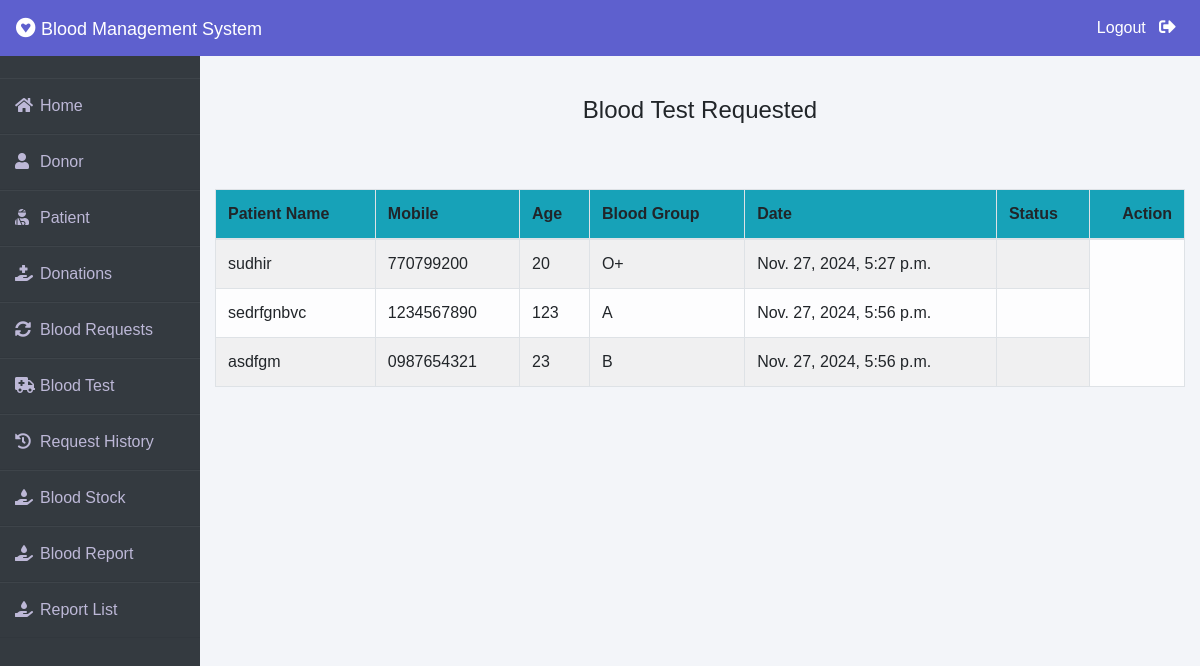
Page /admin-bloodtest on the earlier database version.
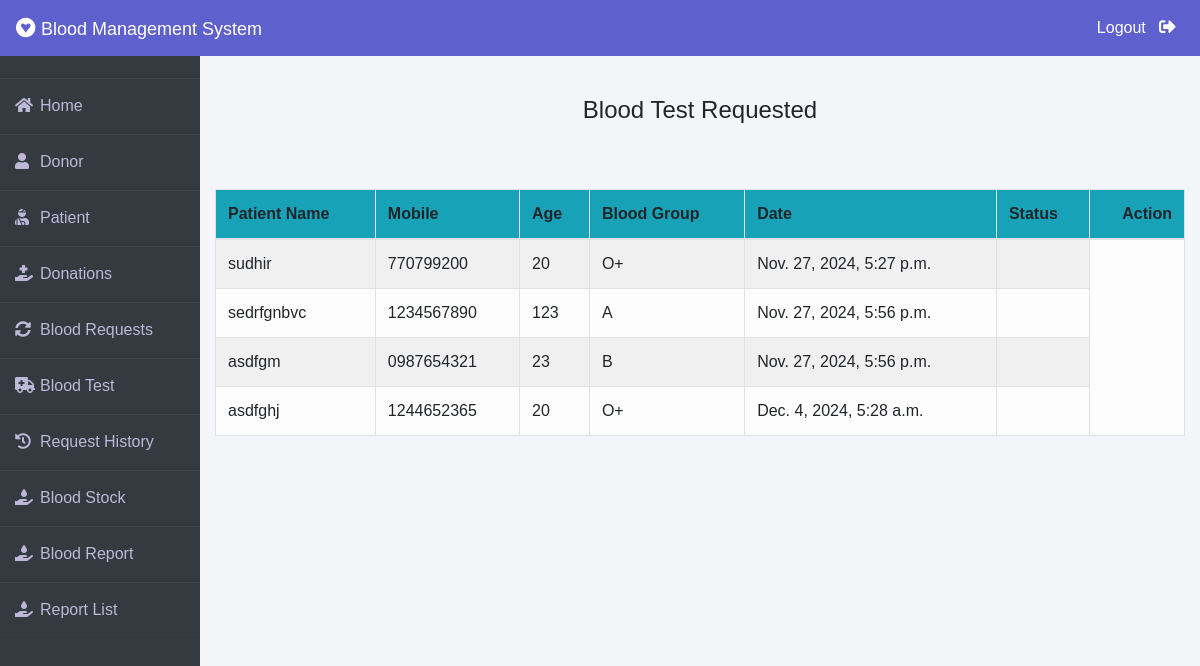
Same page on the later database version.
### patient/models.py (models this page shows, shortened)
class BloodTest(models.Model):
    full_name = models.CharField(max_length=255)
    mobile = models.CharField(max_length=15)  # CharField to handle leading zeroes
    age = models.PositiveIntegerField()
    blood_group = models.CharField(max_length=5)  # Accommodates values like "A+", "O-", etc.
    created_at = models.DateTimeField(auto_now_add=True)

### blood/views.py (the view)
# urls.py: path('admin-bloodtest', views.admin_bloodtest,name='admin-bloodtest'),
def admin_bloodtest(request):
    bloodtest = BloodTest.objects.all()
    return render(request,'blood/admin_bloodtest.html',{'bloodtest':bloodtest})

### templates/blood/admin_bloodtest.html (shortened to what this page needs)
{% extends 'blood/adminbase.html' %}
{% block content %}
{% load widget_tweaks %}
{%load static%}
<br><br>
<div class="container">
    <H4 class="text-center">Blood Test Requested</H4><br>
   <h5 class="text-center" style="color: red;"> {{message}}</h5><br>
    <table class="table table-light table-hover table-bordered table-striped">
        <thead class="bg-info">
            <tr>
                <th scope="col">Patient Name</th>
                <th scope="col">Mobile</th>
                <th scope="col">Age</th>
                <th scope="col">Blood Group</th>
                <th scope="col">Date</th>
                <th scope="col">Status</th>
                <th class="text-right">Action</th>
            </tr>
        </thead>
        <tbody>
            {% for request in bloodtest %}
            <tr>
                <td>{{ request.full_name }}</td>
                <td>{{ request.mobile }}</td>
                <td>{{ request.age }}</td>
                <td>{{ request.blood_group }}</td>
                <td>{{ request.created_at }}</td>
                <td class="text-right">
                </td>
            </tr>
            {% endfor %}
        </tbody>
    </table>
</div>
{% endblock content %}

Differences in the rows shown:
added BloodTest: full_name "asdfghj", mobile "1244652365", age "20", blood_group "O+", created_at "Dec. 4, 2024, 5:28 a.m."
